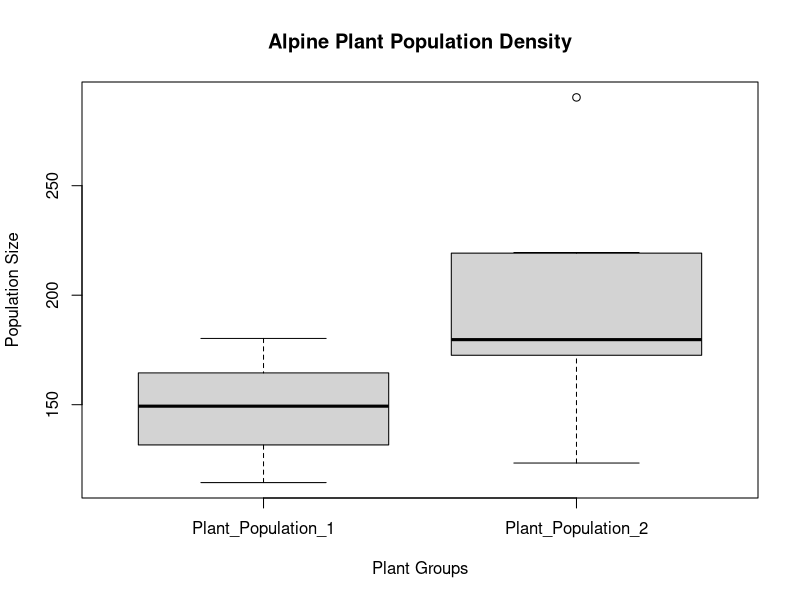
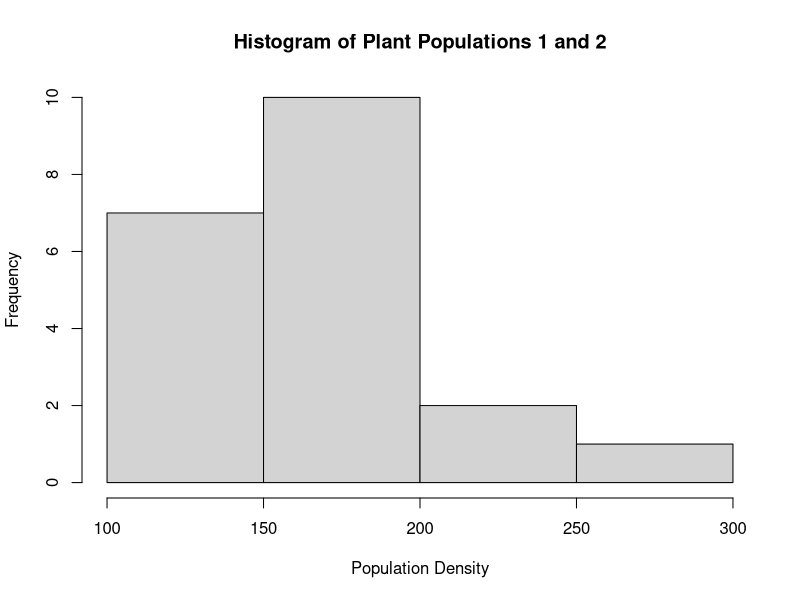

Write R code to recreate these figures, in order.
## ---- chunk 1
knitr::opts_chunk$set(echo = TRUE)
## ---- chunk 2
plantpopulation1 <- rnorm(n=10, mean = 150, sd = 20)
plantpopulation2 <- rnorm(n=10, mean = 200, sd = 50)
summary(plantpopulation1)
summary(plantpopulation2)
## ---- chunk 3
Plant_Populations <- c(plantpopulation1, plantpopulation2)
Group_Name <- c(rep("Plant_Population_1", length(plantpopulation1)),rep("Plant_Population_2",length(plantpopulation2)))
plant_df <- data.frame(Plant_Populations, Group_Name)
print(plant_df)
## ---- chunk 4
boxplot(Plant_Populations~Group_Name,data=plant_df, main="Alpine Plant Population Density",
        xlab="Plant Groups", ylab="Population Size")
## ---- chunk 5
hist(plant_df$Plant_Populations, 
     main = paste("Histogram of Plant Populations 1 and 2"),
     xlab = "Population Density", ylab = "Frequency")
## ---- chunk 6
n_iterations <- 1:20

for (i in n_iterations){
  plantpopulation1 <- rnorm(n=10, mean = 150, sd = 20)
  plantpopulation2 <- rnorm(n=10, mean = 200, sd = 50)
  Plant_Populations <- c(plantpopulation1, plantpopulation2)
  Group_Name <- c(rep("Plant_Population_1", length(plantpopulation1)),rep("Plant_Population_2",length(plantpopulation2)))
  plant_df <- data.frame(Plant_Populations, Group_Name)
  test_result <- t.test(Plant_Populations~Group_Name, data = plant_df)
  n_iterations[i] <- test_result$p.value
  cat("Iteration=",i,"P-value=")
print(test_result$p.value)
}
## ---- chunk 7
which(n_iterations < 0.05)
## ---- chunk 8
n_iterations <- 1:20

for (i in n_iterations){
  plantpopulation1 <- rnorm(n=5, mean = 150, sd = 20)
  plantpopulation2 <- rnorm(n=5, mean = 200, sd = 50)
  Plant_Populations <- c(plantpopulation1, plantpopulation2)
  Group_Name <- c(rep("Plant_Population_1", length(plantpopulation1)),rep("Plant_Population_2",length(plantpopulation2)))
  plant_df <- data.frame(Plant_Populations, Group_Name)
  test_result <- t.test(Plant_Populations~Group_Name, data = plant_df)
  n_iterations[i] <- test_result$p.value
  cat("Iteration=",i,"P-value=")
print(test_result$p.value)
}
## ---- chunk 9
which(n_iterations < 0.05)
## ---- chunk 10
n_iterations <- 1:20

for (i in n_iterations){
  plantpopulation1 <- rnorm(n=2, mean = 150, sd = 20)
  plantpopulation2 <- rnorm(n=2, mean = 200, sd = 50)
  Plant_Populations <- c(plantpopulation1, plantpopulation2)
  Group_Name <- c(rep("Plant_Population_1", length(plantpopulation1)),rep("Plant_Population_2",length(plantpopulation2)))
  plant_df <- data.frame(Plant_Populations, Group_Name)
  test_result <- t.test(Plant_Populations~Group_Name, data = plant_df)
  n_iterations[i] <- test_result$p.value
  cat("Iteration=",i,"P-value=")
print(test_result$p.value)
}
## ---- chunk 11
which(n_iterations < 0.05)
